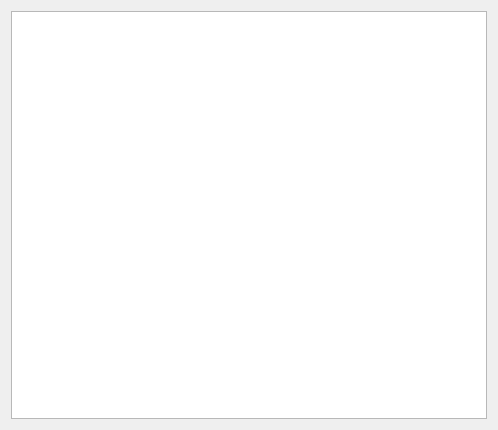
<ui version="4.0" >
 <class>WidgetMotd</class>
 <widget class="QWidget" name="WidgetMotd" >
  <property name="geometry" >
   <rect>
    <x>0</x>
    <y>0</y>
    <width>498</width>
    <height>430</height>
   </rect>
  </property>
  <property name="windowTitle" >
   <string>Message Of The Day</string>
  </property>
  <layout class="QVBoxLayout" >
   <item>
    <widget class="QTextBrowser" name="fMotd" >
     <property name="openExternalLinks" >
      <bool>true</bool>
     </property>
     <property name="openLinks" >
      <bool>false</bool>
     </property>
    </widget>
   </item>
  </layout>
 </widget>
 <resources/>
 <connections/>
</ui>
